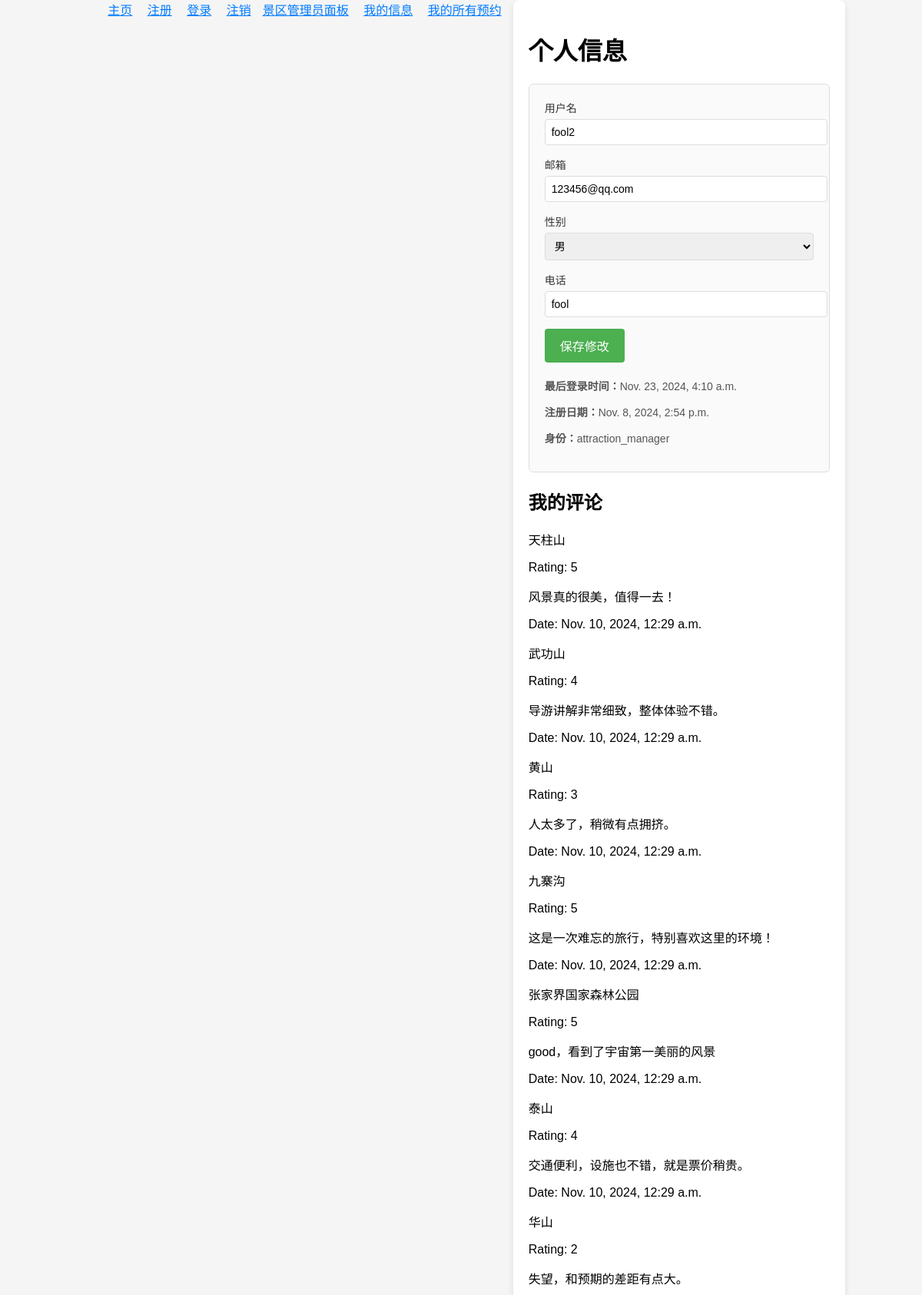
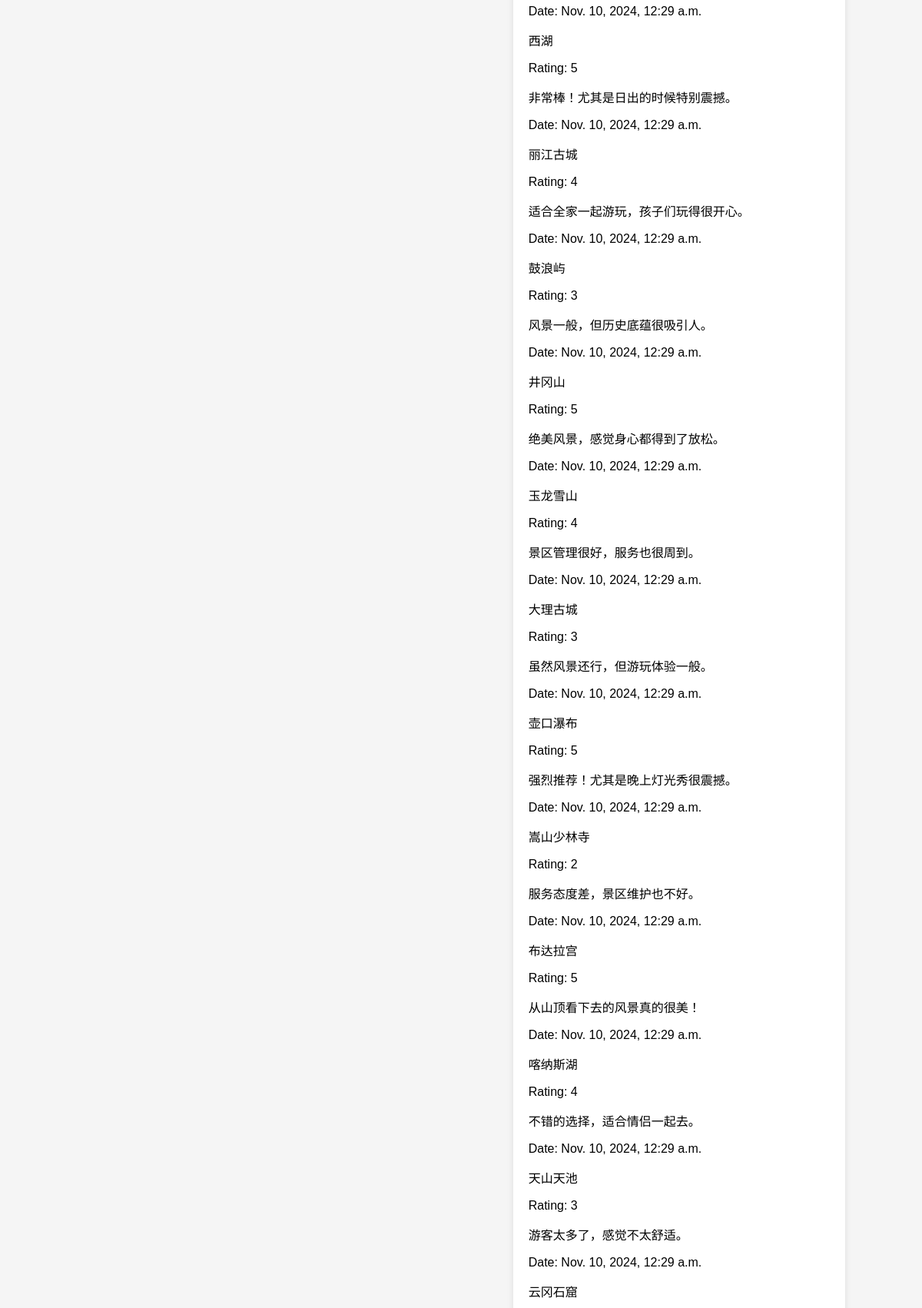
The page /profile/ (signed in, upper part) on the database its author committed (2 pictures, top to bottom).
### users/models.py (models this page shows, shortened)
class User(AbstractUser):
    fields = ['id', 'password','last_login','is_active','username','email','phone','date_joined','gender','role']  # 设定字段顺序
    first_name = None
    last_name = None
    gender = models.CharField(max_length=8, choices=(
        ('male', '男'), ('female', '女')), default='male')
    phone = models.CharField(max_length=11)
    role = models.CharField(max_length=20, choices=(
        ('user', '普通用户'),
        ('attraction_manager', '景点管理员'),
        ('super_admin', '总管理员'),
    ), default='user')

### attractions/models.py (models this page shows, shortened)
class Review(models.Model):
    attraction = models.ForeignKey(Attraction, to_field="id",on_delete=models.CASCADE)  # 评论的景点
    name = models.ForeignKey(User,to_field="username", on_delete=models.CASCADE)  # 评论用户
    rating = models.PositiveIntegerField()  # 评分（1 到 5）
    comment = models.TextField()  # 评论内容
    created_at = models.DateTimeField(auto_now_add=True)  # 评论创建时间

### attractions/views.py (the view)
# urls.py: path('profile/', viewsa.profile_view, name='profile'),
@login_required
def profile_view(request):
    user_id = request.user.id
    user_name = request.user.username
    if request.method == 'POST':
        username = request.POST.get('username')
        email = request.POST.get('email')
        gender = request.POST.get('gender')
        phone = request.POST.get('phone')
        try:
            with connection.cursor() as cursor:
                cursor.execute("""
                    UPDATE users_user
                    SET username = %s, email = %s, gender = %s, phone = %s
                    WHERE id = %s
                """, [username, email, gender, phone, user_id])
            return JsonResponse({'success': True})  # 返回 JSON 响应，表示更新成功
        except Exception as e:
            return JsonResponse({'success': False, 'error': str(e)})  # 返回失败信息
    else:
        with connection.cursor() as cursor:
            cursor.execute("""
                SELECT username, last_login, email, date_joined, gender, phone, role
                FROM users_user
                WHERE id = %s
            """, [user_id])
            user_data = cursor.fetchone()
        if user_data:
            user_info = {
                'username': user_data[0],
                'last_login': user_data[1],
                'email': user_data[2],
                'date_joined': user_data[3],
                'gender': user_data[4],
                'phone': user_data[5],
                'role': user_data[6],
            }
        else:
            user_info = None
        with connection.cursor() as cursor:
            cursor.execute("""
                SELECT attractions_review.attraction_id, attractions_attraction.name AS attraction_name,
                       attractions_review.rating, attractions_review.comment, attractions_review.created_at
                FROM attractions_review
                JOIN attractions_attraction ON attractions_review.attraction_id = attractions_attraction.id
                WHERE attractions_review.name_id = %s
            """, [user_name])
            reviews = cursor.fetchall()
        if reviews:
            reviews_data = [
                {
                    'attraction_id': review[0],
                    'attraction_name': review[1],  # 景点名称字段
                    'rating': review[2],
                    'comment': review[3],
                    'created_at': review[4],
                }
                for review in reviews
            ]
        else:
            reviews_data = []  # 如果查询结果为空，定义 reviews_data 为空列表
        return render(request, 'profile.html', {'user_info': user_info, 'reviews': reviews_data})

### attractions/templates/profile.html (shortened to what this page needs)
{% extends 'base.html' %}
{% load static %}
{% block content %}
<link rel="stylesheet" href="{% static 'css/profile.css' %}">
<div class="profile-container">
    <h1>个人信息</h1>
    {% if user_info %}
    <div class="profile-card">
        <form method="POST" id="profile-form">
            <div class="form-group">
                <label for="username">用户名</label>
                <input type="text" id="username" name="username" value="{{ user_info.username }}" required>
            </div>
            <div class="form-group">
                <label for="email">邮箱</label>
                <input type="email" id="email" name="email" value="{{ user_info.email }}" required>
            </div>
            <div class="form-group">
                <label for="gender">性别</label>
                <select id="gender" name="gender">
                    <option value="male" {% if user_info.gender == 'male' %}selected{% endif %}>男</option>
                </select>
            </div>
            <div class="form-group">
                <label for="phone">电话</label>
                <input type="text" id="phone" name="phone" value="{{ user_info.phone }}" required>
            </div>
            <button type="submit">保存修改</button>
        </form>
        <div class="user-info">
            <p><strong>最后登录时间：</strong>{{ user_info.last_login }}</p>
            <p><strong>注册日期：</strong>{{ user_info.date_joined }}</p>
            <p><strong>身份：</strong>{{ user_info.role }}</p>
        </div>
    </div>
    {% else %}
    <p>未找到用户信息。</p>
    {% endif %}
    {% if reviews %}
<div class="reviews-section">
    <h2>我的评论</h2>
    {% for review in reviews %}
        <div class="review">
            <p><span class="attraction-name">{{ review.attraction_name }}</span></p>
            <p><span class="rating">Rating: {{ review.rating }}</span></p>
            <p><span class="comment">{{ review.comment }}</span></p>
            <p><span class="date">Date: {{ review.created_at }}</span></p>
        </div>
    {% endfor %}
</div>
{% else %}
<p>您还没有发表任何评论。</p>
{% endif %}
</div>
{% endblock %}

### static/css/profile.css (style rules this page uses)
body { font-family: Arial, sans-serif; background-color: #f5f5f5; display: flex; justify-content: center; min-height: 100vh; margin: 0; }
.profile-container { background-color: #fff; padding: 20px; border-radius: 8px; box-shadow: 0px 4px 8px rgba(0, 0, 0, 0.1); width: 100%; max-width: 600px; }
.profile-card { padding: 20px; background-color: #fafafa; border: 1px solid #ddd; border-radius: 6px; margin-bottom: 20px; }
.form-group { margin-bottom: 15px; }
.form-group label { display: block; font-size: 14px; color: #333; }
.form-group input, .form-group select { width: 100%; padding: 8px; font-size: 14px; border-radius: 4px; border: 1px solid #ddd; margin-top: 5px; }
button { padding: 10px 20px; background-color: #4CAF50; color: white; border: none; border-radius: 4px; cursor: pointer; font-size: 16px; }
.user-info { margin-top: 20px; font-size: 14px; color: #555; }

### rows shown on the page
User: role "attraction_manager"
Review: attraction_name "井冈山", rating "5", comment "绝美风景，感觉身心都得到了放松。", created_at "Nov. 10, 2024, 12:29 a.m."
Review: attraction_name "玉龙雪山", rating "4", comment "景区管理很好，服务也很周到。", created_at "Nov. 10, 2024, 12:29 a.m."
Review: attraction_name "大理古城", rating "3", comment "虽然风景还行，但游玩体验一般。", created_at "Nov. 10, 2024, 12:29 a.m."
Review: attraction_name "壶口瀑布", rating "5", comment "强烈推荐！尤其是晚上灯光秀很震撼。", created_at "Nov. 10, 2024, 12:29 a.m."
Review: attraction_name "布达拉宫", rating "5", comment "从山顶看下去的风景真的很美！", created_at "Nov. 10, 2024, 12:29 a.m."
Review: attraction_name "喀纳斯湖", rating "4", comment "不错的选择，适合情侣一起去。", created_at "Nov. 10, 2024, 12:29 a.m."
Review: attraction_name "天山天池", rating "3", comment "游客太多了，感觉不太舒适。", created_at "Nov. 10, 2024, 12:29 a.m."

### other values the page prints
{{ user_info.last_login }} "Nov. 23, 2024, 4:10 a.m."
{{ user_info.date_joined }} "Nov. 8, 2024, 2:54 p.m."
{{ review.attraction_name }} "天柱山" "武功山" "黄山" "九寨沟" "张家界国家森林公园" "泰山" "华山" "西湖" "丽江古城" "鼓浪屿" "嵩山少林寺" "云冈石窟"
{{ review.rating }} "5" "4" "3" "5" "5" "4" "2" "5" "4" "3" "2"
{{ review.comment }} "风景真的很美，值得一去！" "导游讲解非常细致，整体体验不错。" "人太多了，稍微有点拥挤。" "这是一次难忘的旅行，特别喜欢这里的环境！" "good，看到了宇宙第一美丽的风景" "交通便利，设施也不错，就是票价稍贵。" "失望，和预期的差距有点大。" "非常棒！尤其是日出的时候特别震撼。" "适合全家一起游玩，孩子们玩得很开心。" "风景一般，但历史底蕴很吸引人。" "服务态度差，景区维护也不好。"
{{ review.created_at }} "Nov. 10, 2024, 12:29 a.m." "Nov. 10, 2024, 12:29 a.m." "Nov. 10, 2024, 12:29 a.m." "Nov. 10, 2024, 12:29 a.m." "Nov. 10, 2024, 12:29 a.m." "Nov. 10, 2024, 12:29 a.m." "Nov. 10, 2024, 12:29 a.m." "Nov. 10, 2024, 12:29 a.m." "Nov. 10, 2024, 12:29 a.m." "Nov. 10, 2024, 12:29 a.m." "Nov. 10, 2024, 12:29 a.m."
